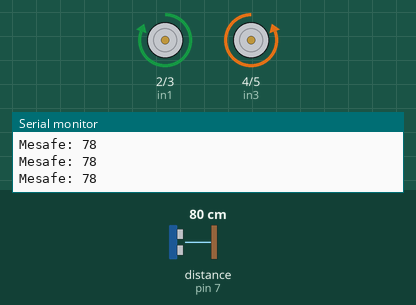
Bench run of a sketch on a simulated Arduino Uno, built with avr-gcc and run on an emulated ATmega328P. Shown: motor-driver pin pairs drawn as motors (green arrow = first pin HIGH = forward, orange = second pin HIGH = backward, longer = more drive, scaled by the enable pin), the last lines printed to the serial monitor. Wiring (inferred from the names in the program): ultrasonic range finder: trigger pin 6; echo pin 7. The inputs (shaded band) are chosen by the test bench; at power-on: distance to the obstacle (sensor on pin 7) 80 cm. The echo pulse lasts 58.3 µs per cm.

Above: at 1.2 s.
1.3 s: distance to the obstacle (sensor on pin 7) set to 5 cm
4.3 s: distance to the obstacle (sensor on pin 7) set to 2 cm
At 5.2 s:
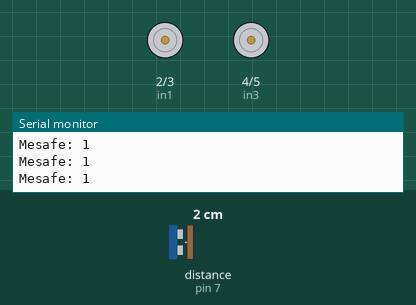
5.8 s: distance to the obstacle (sensor on pin 7) set to 4 cm
At 6.3 s:
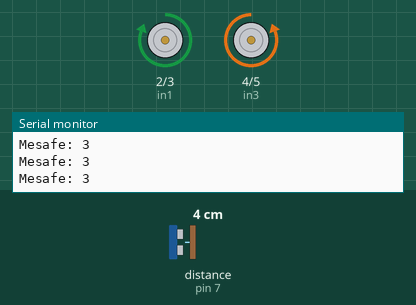
Timing chart, 0 to 8.8 s (numbered marks = the images above; inputs shaded):
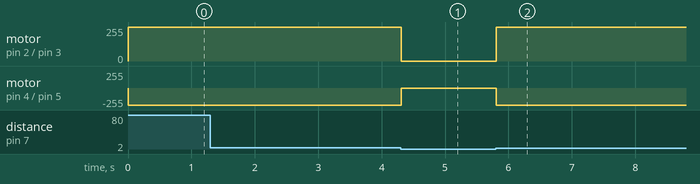

The sketch:

engelde_durmak.ino
```cpp
/*                            enA  ->  D10
                              enB  ->  D9
                              in1  ->  D2
L298N DC Motor Sürücü         in2  ->  D3
                              in3  ->  D4
                              in4  ->  D5
                              GND  ->  GND Arduino  +  GND Batarya
                              Vin  ->  Batarya 5V - 6V
                              5Vout -> Arduino 5V

                              VCC  ->  5Vout
HC-SD04 Ultrasonik Sensör     GND  ->  GND Arduino
                              Echo ->  D7
                              Trig ->  D6
***********************************************************************/

// global değişkenlere pin numaralarını ata
#define enA 10
#define enB 9
#define in1 2
#define in2 3
#define in3 4
#define in4 5

// PWM sinyali 0-255 arasındadır
int pwmOutput = 255;

// değişkenlerin tanımlanması
long sure;
int mesafe;

// dijital pinleri tanımlamak
const int trigPin = 6;
const int echoPin = 7;

void setup()
{
  // 9600 Baud oranında Serial haberleşmeyi başlat
  Serial.begin(9600);

  pinMode(trigPin, OUTPUT);   // trigger pinini OUTPUT olarak tanımlamak
  pinMode(echoPin, INPUT);    // echo pinini INPUT olarak tanımlamak

  // enable pinleri OUTPUT olarak tanımla
  pinMode(enA, OUTPUT);
  pinMode(enB, OUTPUT);

  // dijital pinleri OUTPUT olarak tanımla
  pinMode(in1, OUTPUT);
  pinMode(in2, OUTPUT);
  pinMode(in3, OUTPUT);
  pinMode(in4, OUTPUT);
}

void loop()
{
  // başta trigger pinini temizlemek
  digitalWrite(trigPin, LOW);
  delayMicroseconds(2);

  // trigger pinine 10 milisaniye boyunca güç ver ve sonra gücü kes
  digitalWrite(trigPin, HIGH);
  delayMicroseconds(10);
  digitalWrite(trigPin, LOW);

  // echo pinini okumak, çıkış olarak ses dalgasının yolculuk zamanını mikrosaniye cinsinden verir
  sure = pulseIn(echoPin, HIGH);

  // mesafe hesaplamak
  mesafe= sure*0.034/2;

  analogWrite(enA, pwmOutput);    // L298N EnableA pinine PWM sinyal gönder
  analogWrite(enB, pwmOutput);    // L298N EnableB pinine PWM sinyal gönder

  // eğer engel ile aradaki mesafe 3 cm'den büyük ise
  if(mesafe >= 3)
  {
    // ileriye dogru git
    digitalWrite(in1, HIGH);
    digitalWrite(in2, LOW);
    digitalWrite(in3, LOW);
    digitalWrite(in4, HIGH);
  }
  else
  {
    // motorları durdur
    digitalWrite(in1, LOW);
    digitalWrite(in2, LOW);
    digitalWrite(in3, LOW);
    digitalWrite(in4, LOW);
  }

  // Serial Monitora yazdırmak
  Serial.print("Mesafe: ");
  Serial.println(mesafe);
}
```

Measured:
- the behaviour switches between 4 and 3 cm on distance to the obstacle (sensor on pin 7) (found by bisection; images 0 and 1)
- after the input at 4.3 s, motor on pin 2 (in1) / pin 3 (in2): forward 255/255 → stopped at once; motor on pin 4 (in3) / pin 5 (in4): backward 255/255 → stopped at once
- after the input at 5.8 s, motor on pin 2 (in1) / pin 3 (in2): stopped → forward 255/255 at once; motor on pin 4 (in3) / pin 5 (in4): stopped → backward 255/255 at once
